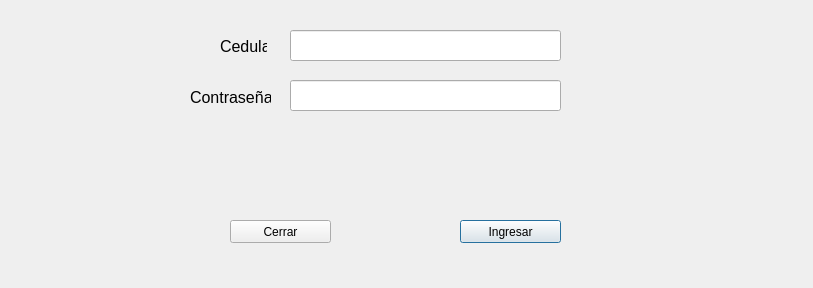
<?xml version="1.0" encoding="UTF-8"?>
<ui version="4.0">
 <class>Dialog</class>
 <widget class="QDialog" name="Dialog">
  <property name="geometry">
   <rect>
    <x>0</x>
    <y>0</y>
    <width>813</width>
    <height>288</height>
   </rect>
  </property>
  <property name="windowTitle">
   <string>Dialog</string>
  </property>
  <widget class="QLabel" name="label">
   <property name="geometry">
    <rect>
     <x>220</x>
     <y>40</y>
     <width>47</width>
     <height>13</height>
    </rect>
   </property>
   <property name="font">
    <font>
     <pointsize>12</pointsize>
    </font>
   </property>
   <property name="text">
    <string>Cedula</string>
   </property>
  </widget>
  <widget class="QLabel" name="error1">
   <property name="geometry">
    <rect>
     <x>50</x>
     <y>140</y>
     <width>711</width>
     <height>41</height>
    </rect>
   </property>
   <property name="font">
    <font>
     <pointsize>13</pointsize>
    </font>
   </property>
   <property name="frameShape">
    <enum>QFrame::NoFrame</enum>
   </property>
   <property name="frameShadow">
    <enum>QFrame::Plain</enum>
   </property>
   <property name="text">
    <string/>
   </property>
   <property name="alignment">
    <set>Qt::AlignCenter</set>
   </property>
  </widget>
  <widget class="QLabel" name="label_2">
   <property name="geometry">
    <rect>
     <x>190</x>
     <y>89</y>
     <width>81</width>
     <height>16</height>
    </rect>
   </property>
   <property name="font">
    <font>
     <pointsize>12</pointsize>
    </font>
   </property>
   <property name="text">
    <string>Contraseña</string>
   </property>
  </widget>
  <widget class="QPushButton" name="botonAceptar">
   <property name="geometry">
    <rect>
     <x>460</x>
     <y>220</y>
     <width>101</width>
     <height>23</height>
    </rect>
   </property>
   <property name="text">
    <string>Ingresar</string>
   </property>
  </widget>
  <widget class="QPushButton" name="botonCerrar">
   <property name="geometry">
    <rect>
     <x>230</x>
     <y>220</y>
     <width>101</width>
     <height>23</height>
    </rect>
   </property>
   <property name="text">
    <string>Cerrar</string>
   </property>
  </widget>
  <widget class="QLineEdit" name="textoUsuario">
   <property name="geometry">
    <rect>
     <x>290</x>
     <y>30</y>
     <width>271</width>
     <height>31</height>
    </rect>
   </property>
  </widget>
  <widget class="QLineEdit" name="textoPassword">
   <property name="geometry">
    <rect>
     <x>290</x>
     <y>80</y>
     <width>271</width>
     <height>31</height>
    </rect>
   </property>
   <property name="cursor">
    <cursorShape>ArrowCursor</cursorShape>
   </property>
   <property name="echoMode">
    <enum>QLineEdit::Password</enum>
   </property>
  </widget>
 </widget>
 <resources/>
 <connections/>
</ui>
